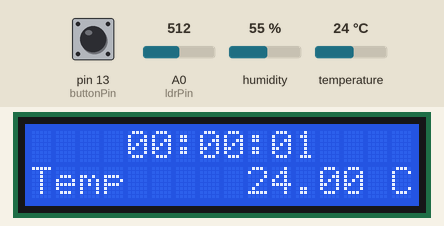
Simulated run of this sketch. Board: Arduino Uno, built with avr-gcc and run on an emulated ATmega328P. Parts: 16×2 character LCD. The test bench sets the inputs (shaded band); at power-on: pin 13 (buttonPin) HIGH, A0 (ldrPin) = 512, humidity 55 %, temperature 24 °C.

Above: at 1.2 s.
1.3 s: pin 13 (buttonPin) pulled LOW for 0.15 s
At 2.8 s:
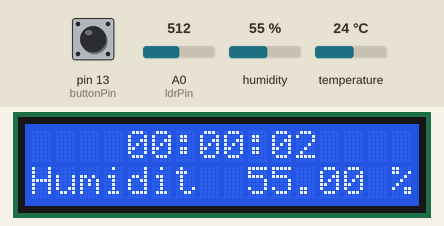
5.5 s: pin 13 (buttonPin) pulled LOW for 1 s
At 7.4 s:
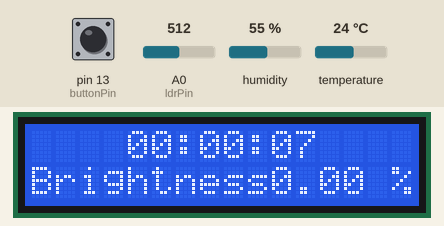
10.6 s: A0 (ldrPin) set to 1022
At 14.0 s:
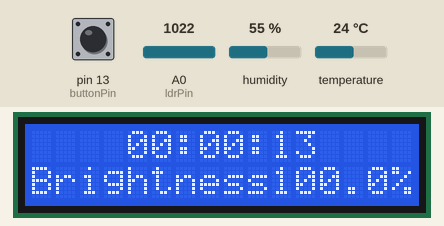
16.8 s: A0 (ldrPin) set to 1002
At 18.6 s:
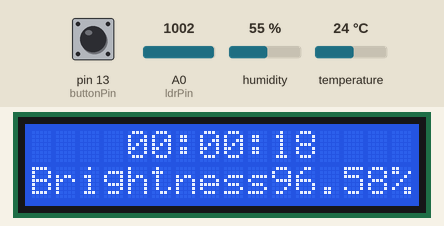
18.7 s: A0 (ldrPin) set to 1023
At 21.0 s:
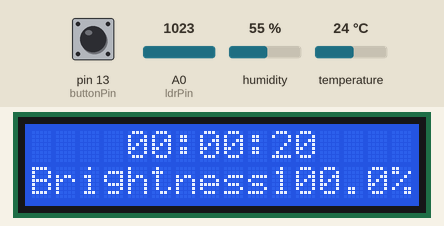
Timing chart, 0 to 22.1 s (numbered marks = the images above; inputs shaded):
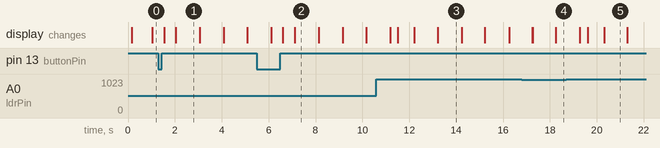

Measured:
- after the input at 1.3 s, the display: first changes after 0.25 s (image 1 shows a later state)
- after the input at 5.5 s, the display: first differs from a run without the input after 1.1 s (image 2 shows a later state)
- what the display in image 1 shows lasts 1.1 s, from 2.0 s to 3.1 s

The sketch:

lab4_4.ino
```cpp
#include "DHT.h"
#include <LiquidCrystal_I2C.h> // ประกาศ Library
// ตั้งค่า Module IIC/I2C(add,row,coloum)
LiquidCrystal_I2C lcd(0x27, 16, 2); // บางรุ่นอาจจะใช้ 0x3F

#define DHTPIN 2 // Digital pin connected to the DHT sensor

// Uncomment whatever type you're using!
#define DHTTYPE DHT22 // DHT 22  (AM2302), AM2321

#define buttonPin 13
#define ldrPin A0

unsigned long presentTemp;
unsigned long previousTemp;
unsigned long presentTime;
unsigned long previousTime;
unsigned long presentLight;
unsigned long previousLight;

int buttonState;           // the current reading from the input pin
int lastButtonState = LOW; // the previous reading from the input pin

// the following variables are unsigned longs because the time, measured in
// milliseconds, will quickly become a bigger number than can be stored in an int.
unsigned long lastDebounceTime = 0; // the last time the output pin was toggled
unsigned long debounceDelay = 50;   // the debounce time; increase if the output flickers

//temp and humendity
float h;
float t;

//timer
int second = 0;
int minute;
int hour;
int count;

//LDR
int light;
int minlight = 720;
int maxlight = 1012;
float percent;

DHT dht(DHTPIN, DHTTYPE);

void timed()
{
  if (presentTime - previousTime >= 1000)
  {
    second++;
    if (second == 60)
    {
      minute++;
      second = 0;
    }
    if (minute == 60)
    {
      hour++;
      minute = 0;
    }
    previousTime = presentTime;
  }
}

int sensor()
{
  if (presentTemp - previousTemp >= 1000)
  {
    // Reading temperature or humidity takes about 250 milliseconds!
    // Sensor readings may also be up to 2 seconds 'old' (its a very slow sensor)
    h = dht.readHumidity();
    // Read temperature as Celsius (the default)
    t = dht.readTemperature();

    // Check if any reads failed and exit early (to try again).
    if (isnan(h) || isnan(t))
    {
      Serial.println(F("Failed to read from DHT sensor!"));
      return;
    }
    previousTemp = presentTime;
  }
}

void readSwitch()
{
  int reading = digitalRead(buttonPin);
  if (reading != lastButtonState)
  {
    // reset the debouncing timer
    lastDebounceTime = millis();
  }

  if ((millis() - lastDebounceTime) > debounceDelay)
  {
    // whatever the reading is at, it's been there for longer than the debounce
    // delay, so take it as the actual current state:

    // if the button state has changed:
    if (reading != buttonState)
    {
      buttonState = reading;

      // only toggle the LED if the new button state is HIGH
      if (buttonState == HIGH)
      {
        if (count < 3)
        {
          count++;
        }
        else
        {
          count = 1;
        }
      }
      if (count == 1)
      {
        lcd.setCursor(0, 1);
        lcd.print("                ");
      }
    }
  }
  // save the reading. Next time through the loop, it'll be the lastButtonState:
  lastButtonState = reading;
}

void LDR()
{
  if (presentLight - previousLight >= 1000)
  {
    light = analogRead(ldrPin);
    if (light < minlight)
      light = minlight; //ปรับค่าความสว่างต่ำสุดสูงสุดด้วย !!!!!!!!!!!!
    if (light > maxlight)
      light = maxlight;                                                     //ปรับค่าความสว่างต่ำสุดสูงสุดด้วย !!!!!!!!!!!!
    percent = (float(light - minlight) / float(maxlight - minlight)) * 100; //คำนวนเปอร์เซ็นต์ความสว่าง
    // Serial.println(light);// uncomment to read light
    previousLight = presentLight;
  }
}
void setup()
{
  lcd.begin();     // ใช้หน้าจอ LCD
  lcd.backlight(); // เปิด backlight
  Serial.begin(9600);

  dht.begin();
  pinMode(buttonPin, INPUT_PULLUP);
}

void loop()
{
  LDR();
  readSwitch();
  presentTemp = millis();
  presentTime = millis();
  presentLight = millis();
  sensor();
  timed();

  lcd.setCursor(4, 0);
  lcd.print(hour / 10);
  lcd.print(hour % 10);
  lcd.print(":");
  lcd.print(minute / 10);
  lcd.print(minute % 10);
  lcd.print(":");
  lcd.print(second / 10);
  lcd.print(second % 10);

  if (count == 1)
  {
    lcd.setCursor(0, 1);
    lcd.print("Temp");
    lcd.setCursor(9, 1);
    lcd.print(t);
    lcd.setCursor(15, 1);
    lcd.print("C");
  }
  else if (count == 2)
  {
    lcd.setCursor(0, 1);
    lcd.print("Humidit");
    lcd.setCursor(9, 1);
    lcd.print(h);
    lcd.setCursor(15, 1);
    lcd.print("%");
  }
  else if (count == 3)
  {
    lcd.setCursor(0, 1);
    lcd.print("Brightness");
    lcd.setCursor(10, 1);
    lcd.print(percent);
    lcd.setCursor(15, 1);
    lcd.print("%");
  }
}
```
